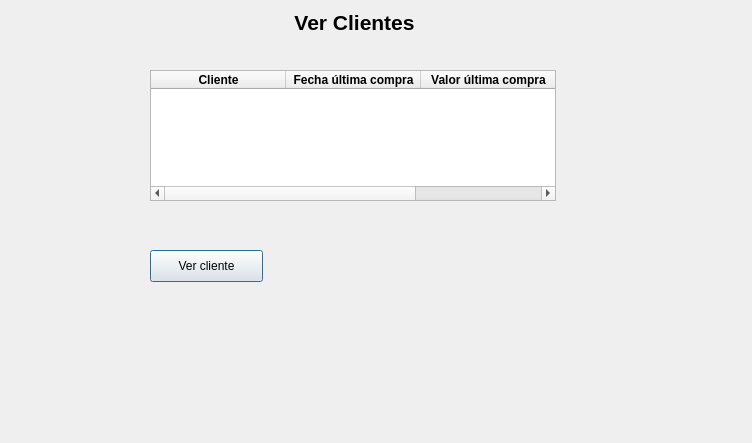
<?xml version="1.0" encoding="UTF-8"?>
<ui version="4.0">
 <class>Dialog_verclientes</class>
 <widget class="QDialog" name="Dialog_verclientes">
  <property name="geometry">
   <rect>
    <x>0</x>
    <y>0</y>
    <width>752</width>
    <height>443</height>
   </rect>
  </property>
  <property name="windowTitle">
   <string>Dialog</string>
  </property>
  <widget class="QTableWidget" name="clientes_tableWidget">
   <property name="geometry">
    <rect>
     <x>150</x>
     <y>70</y>
     <width>406</width>
     <height>131</height>
    </rect>
   </property>
   <attribute name="horizontalHeaderMinimumSectionSize">
    <number>33</number>
   </attribute>
   <attribute name="horizontalHeaderDefaultSectionSize">
    <number>135</number>
   </attribute>
   <attribute name="verticalHeaderMinimumSectionSize">
    <number>33</number>
   </attribute>
   <attribute name="verticalHeaderDefaultSectionSize">
    <number>33</number>
   </attribute>
   <column>
    <property name="text">
     <string>Cliente</string>
    </property>
    <property name="font">
     <font>
      <weight>75</weight>
      <bold>true</bold>
     </font>
    </property>
    <property name="background">
     <color>
      <red>204</red>
      <green>204</green>
      <blue>204</blue>
     </color>
    </property>
   </column>
   <column>
    <property name="text">
     <string>Fecha última compra</string>
    </property>
    <property name="font">
     <font>
      <weight>75</weight>
      <bold>true</bold>
     </font>
    </property>
    <property name="background">
     <color>
      <red>204</red>
      <green>204</green>
      <blue>204</blue>
     </color>
    </property>
   </column>
   <column>
    <property name="text">
     <string>Valor última compra</string>
    </property>
    <property name="font">
     <font>
      <weight>75</weight>
      <bold>true</bold>
     </font>
    </property>
    <property name="background">
     <color>
      <red>204</red>
      <green>204</green>
      <blue>204</blue>
     </color>
    </property>
   </column>
  </widget>
  <widget class="QPushButton" name="verclientes_pushButton">
   <property name="geometry">
    <rect>
     <x>150</x>
     <y>250</y>
     <width>113</width>
     <height>32</height>
    </rect>
   </property>
   <property name="text">
    <string>Ver cliente</string>
   </property>
  </widget>
  <widget class="QLabel" name="verClientes_label">
   <property name="geometry">
    <rect>
     <x>210</x>
     <y>10</y>
     <width>289</width>
     <height>25</height>
    </rect>
   </property>
   <property name="font">
    <font>
     <pointsize>16</pointsize>
     <weight>75</weight>
     <bold>true</bold>
    </font>
   </property>
   <property name="text">
    <string>Ver Clientes</string>
   </property>
   <property name="alignment">
    <set>Qt::AlignCenter</set>
   </property>
  </widget>
 </widget>
 <resources/>
 <connections/>
</ui>
